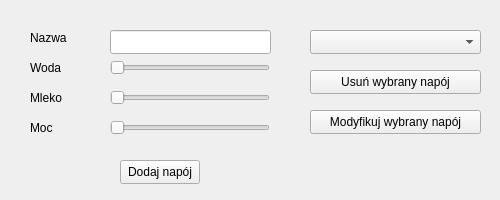
<?xml version="1.0" encoding="UTF-8"?>
<ui version="4.0">
 <class>EditDrinksMenu</class>
 <widget class="QFrame" name="EditDrinksMenu">
  <property name="geometry">
   <rect>
    <x>0</x>
    <y>0</y>
    <width>500</width>
    <height>200</height>
   </rect>
  </property>
  <property name="windowTitle">
   <string>Frame</string>
  </property>
  <widget class="QLabel" name="label">
   <property name="geometry">
    <rect>
     <x>30</x>
     <y>30</y>
     <width>49</width>
     <height>16</height>
    </rect>
   </property>
   <property name="text">
    <string>Nazwa</string>
   </property>
  </widget>
  <widget class="QLabel" name="label_2">
   <property name="geometry">
    <rect>
     <x>30</x>
     <y>60</y>
     <width>49</width>
     <height>16</height>
    </rect>
   </property>
   <property name="text">
    <string>Woda</string>
   </property>
  </widget>
  <widget class="QLabel" name="label_3">
   <property name="geometry">
    <rect>
     <x>30</x>
     <y>90</y>
     <width>49</width>
     <height>16</height>
    </rect>
   </property>
   <property name="text">
    <string>Mleko</string>
   </property>
  </widget>
  <widget class="QLabel" name="label_4">
   <property name="geometry">
    <rect>
     <x>30</x>
     <y>120</y>
     <width>49</width>
     <height>16</height>
    </rect>
   </property>
   <property name="text">
    <string>Moc</string>
   </property>
  </widget>
  <widget class="QSlider" name="powerSlider">
   <property name="geometry">
    <rect>
     <x>110</x>
     <y>120</y>
     <width>160</width>
     <height>16</height>
    </rect>
   </property>
   <property name="orientation">
    <enum>Qt::Orientation::Horizontal</enum>
   </property>
  </widget>
  <widget class="QSlider" name="milkSlider">
   <property name="geometry">
    <rect>
     <x>110</x>
     <y>90</y>
     <width>160</width>
     <height>16</height>
    </rect>
   </property>
   <property name="orientation">
    <enum>Qt::Orientation::Horizontal</enum>
   </property>
  </widget>
  <widget class="QSlider" name="waterSlider">
   <property name="geometry">
    <rect>
     <x>110</x>
     <y>60</y>
     <width>160</width>
     <height>16</height>
    </rect>
   </property>
   <property name="orientation">
    <enum>Qt::Orientation::Horizontal</enum>
   </property>
  </widget>
  <widget class="QLabel" name="label_5">
   <property name="geometry">
    <rect>
     <x>300</x>
     <y>180</y>
     <width>49</width>
     <height>16</height>
    </rect>
   </property>
   <property name="text">
    <string/>
   </property>
  </widget>
  <widget class="QLabel" name="label_6">
   <property name="geometry">
    <rect>
     <x>300</x>
     <y>210</y>
     <width>49</width>
     <height>16</height>
    </rect>
   </property>
   <property name="text">
    <string/>
   </property>
  </widget>
  <widget class="QLabel" name="label_7">
   <property name="geometry">
    <rect>
     <x>300</x>
     <y>240</y>
     <width>49</width>
     <height>16</height>
    </rect>
   </property>
   <property name="text">
    <string/>
   </property>
  </widget>
  <widget class="QLineEdit" name="nameInput">
   <property name="geometry">
    <rect>
     <x>110</x>
     <y>30</y>
     <width>161</width>
     <height>24</height>
    </rect>
   </property>
  </widget>
  <widget class="QComboBox" name="drinksList">
   <property name="geometry">
    <rect>
     <x>310</x>
     <y>30</y>
     <width>171</width>
     <height>24</height>
    </rect>
   </property>
  </widget>
  <widget class="QPushButton" name="addDrinkButton">
   <property name="geometry">
    <rect>
     <x>120</x>
     <y>160</y>
     <width>80</width>
     <height>24</height>
    </rect>
   </property>
   <property name="text">
    <string>Dodaj napój</string>
   </property>
  </widget>
  <widget class="QPushButton" name="removeDrinkButton">
   <property name="geometry">
    <rect>
     <x>310</x>
     <y>70</y>
     <width>171</width>
     <height>24</height>
    </rect>
   </property>
   <property name="text">
    <string>Usuń wybrany napój</string>
   </property>
  </widget>
  <widget class="QLabel" name="waterValueLabel">
   <property name="geometry">
    <rect>
     <x>280</x>
     <y>60</y>
     <width>49</width>
     <height>16</height>
    </rect>
   </property>
   <property name="text">
    <string/>
   </property>
  </widget>
  <widget class="QLabel" name="milkValueLabel">
   <property name="geometry">
    <rect>
     <x>280</x>
     <y>90</y>
     <width>49</width>
     <height>16</height>
    </rect>
   </property>
   <property name="text">
    <string/>
   </property>
  </widget>
  <widget class="QLabel" name="powerValueLabel">
   <property name="geometry">
    <rect>
     <x>280</x>
     <y>120</y>
     <width>49</width>
     <height>16</height>
    </rect>
   </property>
   <property name="text">
    <string/>
   </property>
  </widget>
  <widget class="QPushButton" name="modifyDrinkButton">
   <property name="geometry">
    <rect>
     <x>310</x>
     <y>110</y>
     <width>171</width>
     <height>24</height>
    </rect>
   </property>
   <property name="text">
    <string>Modyfikuj wybrany napój</string>
   </property>
  </widget>
 </widget>
 <resources/>
 <connections/>
</ui>
